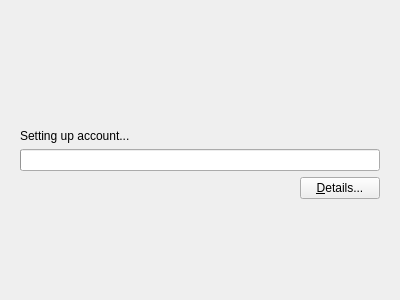
<?xml version="1.0" encoding="UTF-8"?>
<ui version="4.0">
 <class>SetupPage</class>
 <widget class="QWidget" name="SetupPage">
  <property name="geometry">
   <rect>
    <x>0</x>
    <y>0</y>
    <width>400</width>
    <height>300</height>
   </rect>
  </property>
  <layout class="QVBoxLayout" name="verticalLayout_2">
   <item>
    <widget class="QStackedWidget" name="stackWidget">
     <property name="currentIndex">
      <number>0</number>
     </property>
     <widget class="QWidget" name="page">
      <layout class="QVBoxLayout" name="verticalLayout">
       <item>
        <spacer name="verticalSpacer">
         <property name="orientation">
          <enum>Qt::Vertical</enum>
         </property>
         <property name="sizeHint" stdset="0">
          <size>
           <width>20</width>
           <height>109</height>
          </size>
         </property>
        </spacer>
       </item>
       <item>
        <widget class="QLabel" name="progressLabel">
         <property name="text">
          <string>Setting up account...</string>
         </property>
        </widget>
       </item>
       <item>
        <widget class="QProgressBar" name="progressBar"/>
       </item>
       <item>
        <layout class="QHBoxLayout" name="horizontalLayout">
         <item>
          <spacer name="horizontalSpacer">
           <property name="orientation">
            <enum>Qt::Horizontal</enum>
           </property>
           <property name="sizeHint" stdset="0">
            <size>
             <width>40</width>
             <height>20</height>
            </size>
           </property>
          </spacer>
         </item>
         <item>
          <widget class="KPushButton" name="detailsButton">
           <property name="text">
            <string>&amp;Details...</string>
           </property>
          </widget>
         </item>
        </layout>
       </item>
       <item>
        <spacer name="verticalSpacer_2">
         <property name="orientation">
          <enum>Qt::Vertical</enum>
         </property>
         <property name="sizeHint" stdset="0">
          <size>
           <width>20</width>
           <height>74</height>
          </size>
         </property>
        </spacer>
       </item>
      </layout>
     </widget>
     <widget class="QWidget" name="page_2">
      <layout class="QVBoxLayout" name="verticalLayout_3">
       <item>
        <widget class="QListView" name="detailView"/>
       </item>
      </layout>
     </widget>
    </widget>
   </item>
  </layout>
 </widget>
 <customwidgets>
  <customwidget>
   <class>KPushButton</class>
   <extends>QPushButton</extends>
   <header>kpushbutton.h</header>
  </customwidget>
 </customwidgets>
 <resources/>
 <connections/>
</ui>
